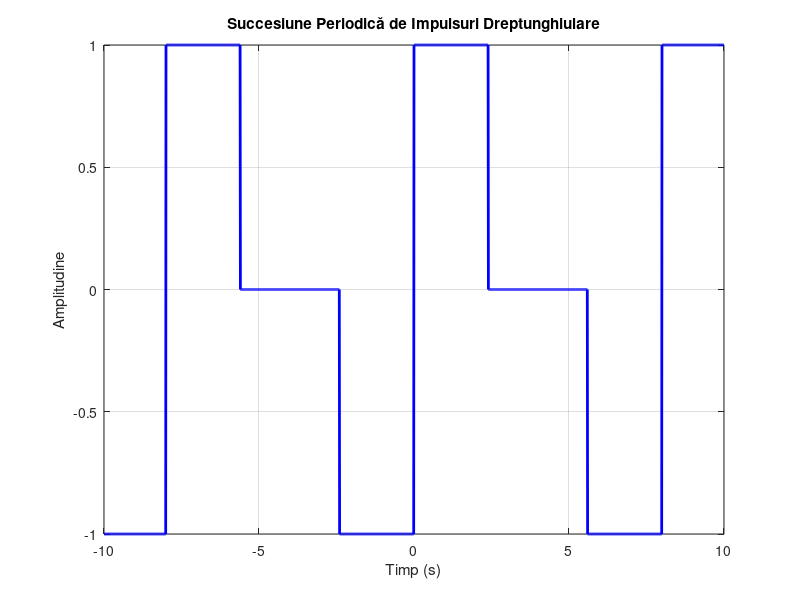

Recreate this plot in MATLAB.
% Definirea parametrilor semnalului
A = 1; % Amplitudinea semnalului (±1)
omega = pi/4; % Viteza unghiulară (π/4)
duty_cycle = 0.3; % Coeficientul de umplere (30%)

% Definirea intervalului de timp
t = -10:0.01:10; % De la -10s la 10s cu un pas de eșantionare de 0.01s

% Inițializarea semnalului dreptunghiular
semnal = zeros(size(t));

% Calculul semnalului dreptunghiular
for i = 1:length(t)
    if mod(t(i), 2*pi/omega) <= (2*pi/omega) * duty_cycle
        semnal(i) = A;
    elseif mod(t(i), 2*pi/omega) >= (2*pi/omega) * (1 - duty_cycle)
        semnal(i) = -A;
    end
end

% Afișarea semnalului dreptunghiular
plot(t, semnal, 'b', 'LineWidth', 2);
xlabel('Timp (s)');
ylabel('Amplitudine');
title('Succesiune Periodică de Impulsuri Dreptunghiulare');
grid on;
